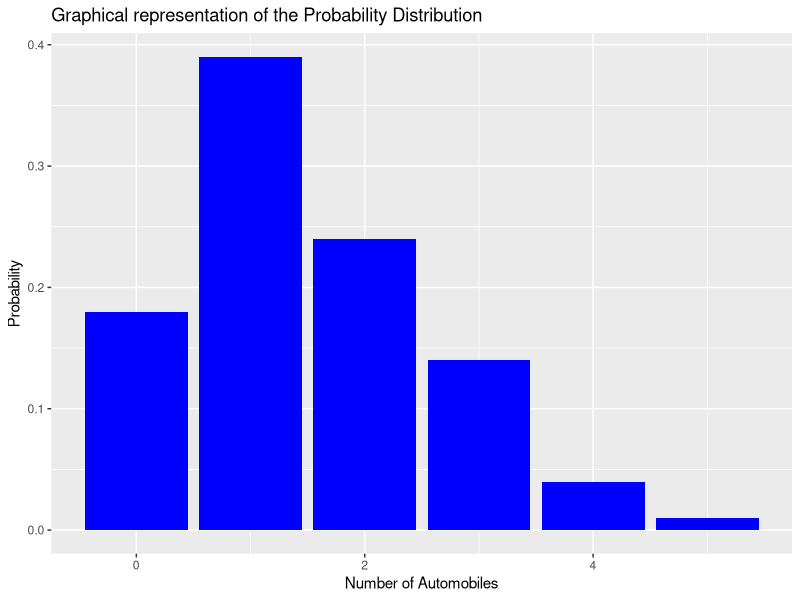

Here is the R script that generated this plot:
                                    # Page no. : 198 - 199

# Discrete Probability Distribution:

x <- c(0,1,2,3,4,5)  
prob_of_x <- c(0.18,0.39,0.24,0.14,0.04,0.01) 

dataset <- data.frame(x, prob_of_x)

# Install Library if not installed

# install.packages("ggplot2")

# Import Library

library(ggplot2)

ggplot(dataset, aes(x = x, y = prob_of_x)) + geom_bar(stat = "identity", fill = "blue") + labs(
  title = "Graphical representation of the Probability Distribution", 
  x = "Number of Automobiles", y = "Probability")

                                   # Page no. : 203

# Expected value

exp_values <- dataset$x * dataset$prob_of_x

dataset <- data.frame(cbind(dataset, exp_values))

expected_value <- sum(dataset$exp_values)
cat("Expected value for the given problem is", expected_value)

                                  # Page no. : 204 - 205

# Variance and Standard Deviation

deviation_of_x <- (dataset$x - expected_value)

deviation_square <- (deviation_of_x) ** 2
variance <- sum(dataset$prob_of_x * deviation_square)
standard_deviation <- sqrt(variance)

cat("Variance is",variance)
cat("Standard Deviation is",standard_deviation)
